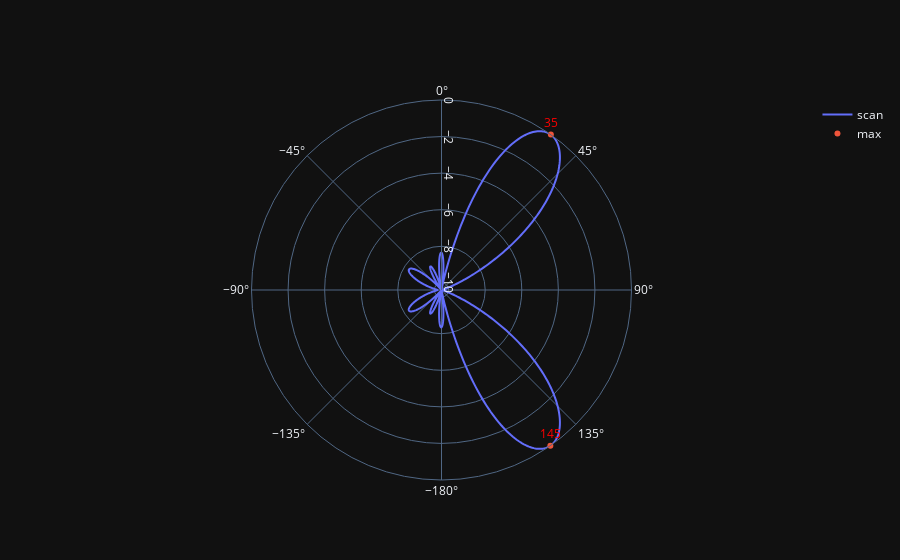

The code cell stored with this chart in its notebook:
### Markdown cell above
## Visualise it in a polar plan

Calculate max value

### Code cell
max_val = theta_scan.copy()
max_val.fill(None)
max_val[np.argmax(results[250:750])+250] = 0
max_val[np.argmax(results)] = 0

if use_matplotlib:
    fig, ax = plt.subplots(subplot_kw={'projection': 'polar'})
    ax.plot(theta_scan, results) # MAKE SURE TO USE RADIAN FOR POLAR
    ax.plot(theta_scan, max_val)
    ax.set_theta_zero_location('N') # make 0 degrees point up
    ax.set_theta_direction(-1) # increase clockwise
    ax.set_rlabel_position(55)  # Move grid labels away from other labels
    plt.show()
else:
    fig = go.Figure()
    fig.add_trace(go.Scatterpolar(r=results, theta=np.degrees(theta_scan), name='scan', mode='lines', showlegend=True))
    fig.add_trace(go.Scatterpolar(r=max_val, theta=np.degrees(theta_scan), name='max', mode='markers+text', showlegend=True, 
                                  text=np.degrees(theta_scan).astype(int), textposition="top center", textfont=dict(color="Red") ))
    fig.update_layout(polar = dict(radialaxis_angle = 90, angularaxis = dict(direction = "clockwise" ), sector=[-180, 180]))
    fig.update_layout(template="plotly_dark")
    fig.show()

### Figure 1 — Plotly figure (JSON) as saved in the notebook; plotly's stock layout.template omitted (floating-point values rounded to 4 significant figures; data arrays with more than 128 entries replaced by an {"elided": "..."} marker saying what was removed)
{"data": [{"mode": "lines", "name": "scan", "r": {"elided": "1000 float values"}, "showlegend": true, "theta": {"elided": "1000 float values"}, "type": "scatterpolar"}, {"mode": "markers+text", "name": "max", "r": {"elided": "1000 int values"}, "showlegend": true, "text": {"elided": "1000 int values"}, "textfont": {"color": "Red"}, "textposition": "top center", "theta": {"elided": "1000 float values"}, "type": "scatterpolar"}], "layout": {"polar": {"angularaxis": {"direction": "clockwise"}, "radialaxis": {"angle": 90}, "sector": [-180, 180]}}}
